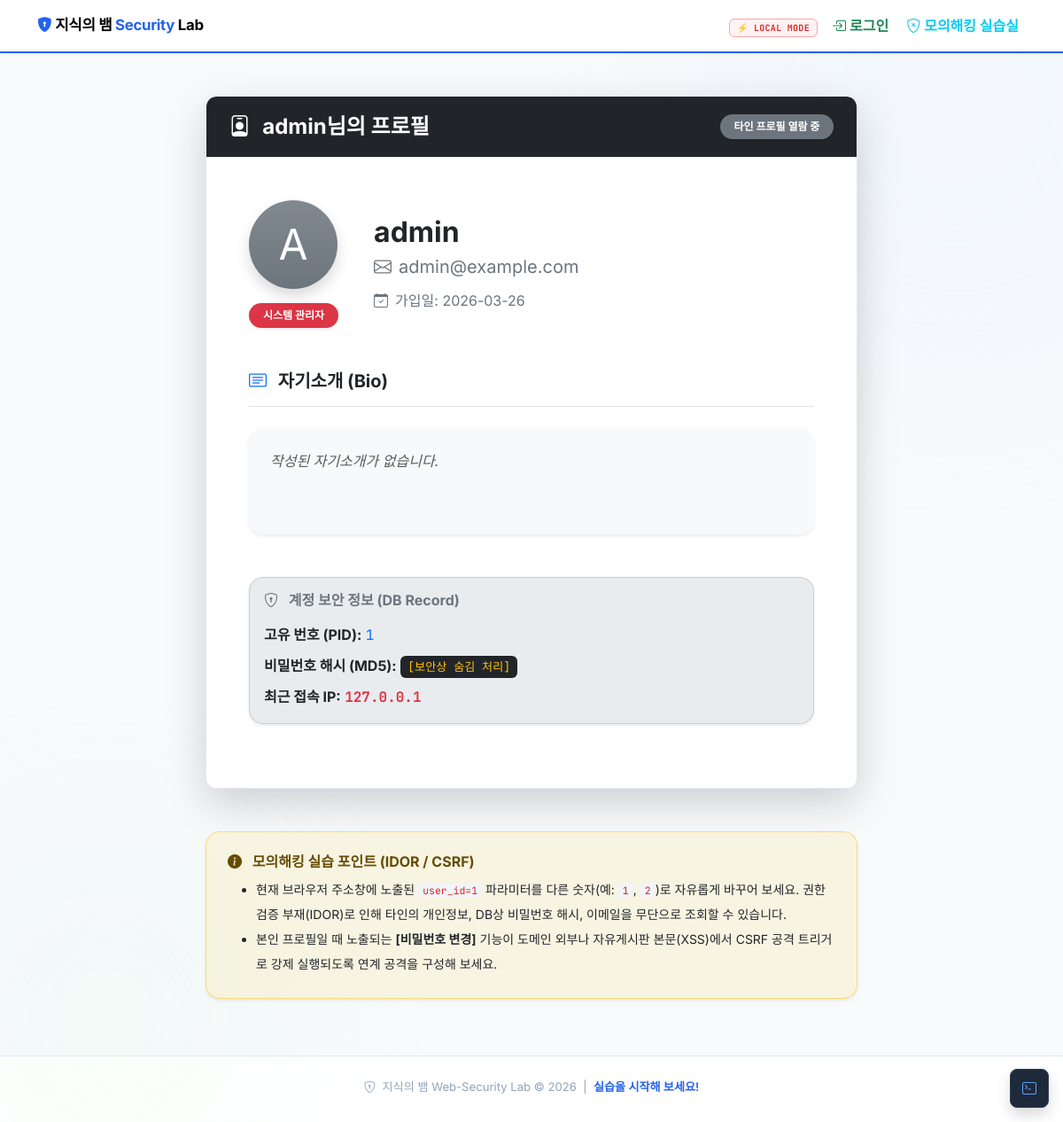
The app's page /profile?user_id=1 with its own data.
### tables this page shows
CREATE TABLE users (
    id          INTEGER PRIMARY KEY AUTOINCREMENT,
    username    TEXT NOT NULL UNIQUE,
    email       TEXT,
    password    TEXT NOT NULL,
    role        TEXT DEFAULT 'user',
    bio         TEXT DEFAULT '',
    last_ip     TEXT DEFAULT '',
    created_at  TIMESTAMP DEFAULT CURRENT_TIMESTAMP
);

### app/routes/auth.py (the view)
@bp.route('/profile')
def profile():
    user_id = request.args.get('user_id') or session.get('user_id')
    if not user_id:
        return redirect(url_for('auth.login'))
    conn = get_db_connection()
    user = conn.execute("SELECT * FROM users WHERE id = ?", (user_id,)).fetchone()
    conn.close()
    if not user:
        return "사용자를 찾을 수 없습니다."
    return render_template('profile.html', user=user)

### app/database.py (called while the page is built)
def get_db_connection():
    conn = sqlite3.connect(DB_PATH)
    conn.row_factory = sqlite3.Row
    return conn

### templates/profile.html (shortened to what this page needs)
{% extends 'base.html' %}
{% block content %}
<div class="row justify-content-center">
    <div class="col-md-8">
        <div class="card shadow-lg border-0 rounded-4 overflow-hidden mb-5">
            <div class="card-header bg-dark text-white p-4 d-flex justify-content-between align-items-center">
                <h4 class="mb-0 fw-bold"><i class="bi bi-person-badge me-2"></i> {{ user.username }}님의 프로필</h4>
                {% if session.get('user_id') == user.id %}
                <span class="badge bg-primary px-3 py-2 rounded-pill shadow-sm">내 프로필 열람 중</span>
                {% else %}
                <span class="badge bg-secondary px-3 py-2 rounded-pill shadow-sm">타인 프로필 열람 중</span>
                {% endif %}
            </div>
            <div class="card-body p-4 p-md-5 bg-body">
                <div class="row align-items-center mb-5">
                    <div class="col-auto text-center me-3">
                        <div class="bg-secondary bg-gradient rounded-circle d-flex justify-content-center align-items-center text-white shadow" style="width: 100px; height: 100px; font-size: 3rem;">
                            {{ user.username[0] | upper }}
                        </div>
                        <span class="badge bg-{% if user.role == 'admin' %}danger{% else %}info{% endif %} mt-3 px-3 py-2 rounded-pill shadow-sm">{{ '시스템 관리자' if user.role == 'admin' else '일반 회원' }}</span>
                    </div>
                    <div class="col">
                        <h2 class="fw-bold mb-1">{{ user.username }}</h2>
                        <p class="text-secondary fs-5 mb-0"><i class="bi bi-envelope me-2"></i>{{ user.email or '이메일 미등록' }}</p>
                        <p class="text-secondary mb-0 mt-2"><i class="bi bi-calendar-check me-2"></i>가입일: {{ user.created_at[:10] }}</p>
                    </div>
                </div>
                <h5 class="fw-bold text-dark border-bottom pb-3 mb-4"><i class="bi bi-card-text text-primary me-2"></i> 자기소개 (Bio)</h5>
                <div class="p-4 bg-light rounded-4 mb-5 fs-6 text-body shadow-sm" style="min-height: 120px;">
                    {% if user.bio %}
                        {{ user.bio | replace('\n', '<br>') | safe }}
                    {% else %}
                        <span class="text-muted fst-italic">작성된 자기소개가 없습니다.</span>
                    {% endif %}
                </div>
                <div class="alert border border-secondary border-opacity-25 bg-body-secondary rounded-4 mb-4 shadow-sm">
                    <h6 class="fw-bold text-secondary mb-3"><i class="bi bi-shield-lock me-2"></i> 계정 보안 정보 (DB Record)</h6>
                    <ul class="list-unstyled mb-0">
                        <li class="mb-2"><strong>고유 번호 (PID):</strong> <span class="text-primary font-monospace">{{ user.id }}</span></li>
                        <li class="mb-2 text-break"><strong>비밀번호 해시 (MD5):</strong> <code class="bg-dark text-warning p-1 px-2 rounded">{% if user.username == 'admin' %}[보안상 숨김 처리]{% else %}{{ user.password }}{% endif %}</code></li>
                        <li><strong>최근 접속 IP:</strong> <span class="text-danger fw-bold font-monospace">{{ user.last_ip or '로그인 기록 없음' }}</span></li>
                    </ul>
                </div>
            </div>
        </div>
        <div class="alert border border-warning border-opacity-50 bg-warning bg-opacity-10 rounded-4 p-4 shadow-sm">
            <h6 class="fw-bold text-warning-emphasis mb-2"><i class="bi bi-info-circle-fill me-2"></i> 모의해킹 실습 포인트 (IDOR / CSRF)</h6>
            <ul class="mb-0 text-dark small lh-lg">
                <li>현재 브라우저 주소창에 노출된 <code>user_id={{ user.id }}</code> 파라미터를 다른 숫자(예: <code>1</code>, <code>2</code>)로 자유롭게 바꾸어 보세요. 권한 검증 부재(IDOR)로 인해 타인의 개인정보, DB상 비밀번호 해시, 이메일을 무단으로 조회할 수 있습니다.</li>
                <li>본인 프로필일 때 노출되는 <strong>[비밀번호 변경]</strong> 기능이 도메인 외부나 자유게시판 본문(XSS)에서 CSRF 공격 트리거로 강제 실행되도록 연계 공격을 구성해 보세요.</li>
            </ul>
        </div>
    </div>
</div>
{% endblock %}

### static/style.css (style rules this page uses)
:root { --c-bg: #f8fafc; --c-card: #ffffff; --c-muted: #f1f5f9; --c-border: #e2e8f0; --c-text: #1e293b; --c-sub: #64748b; --c-blue: #2563eb; --c-green: #16a34a; --c-red: #dc2626; --c-orange: #ea580c; --c-yellow: #b45309; --c-cyan: #0891b2; --c-purple: #7c3aed; --shadow-sm: 0 1px 4px rgba(0,0,0,.06); --shadow-md: 0 4px 14px rgba(0,0,0,.08); --shadow-lg: 0 10px 30px rgba(0,0,0,.10); --r: 12px; }
body { font-family: 'Inter', system-ui, sans-serif; background: var(--c-bg); color: var(--c-text); line-height: 1.65; }
code, kbd, pre, .font-monospace, samp { font-family: 'JetBrains Mono', 'Fira Code', monospace !important; }
.card { border: 1px solid var(--c-border) !important; border-radius: var(--r) !important; box-shadow: var(--shadow-md); background: var(--c-card); }
.card-header { border-radius: calc(var(--r) - 1px) calc(var(--r) - 1px) 0 0 !important; border-bottom: 1px solid var(--c-border) !important; padding: 1.2rem 1.6rem !important; }
code:not(.d-block) { background: #f1f5f9; color: var(--c-red); border-radius: 4px; padding: 1px 5px; font-size: .82em; }

### records on screen
users: username "admin", username "A", role "시스템 관리자", email "admin@example.com", created_at "2026-03-26", id "1", last_ip "127.0.0.1"
